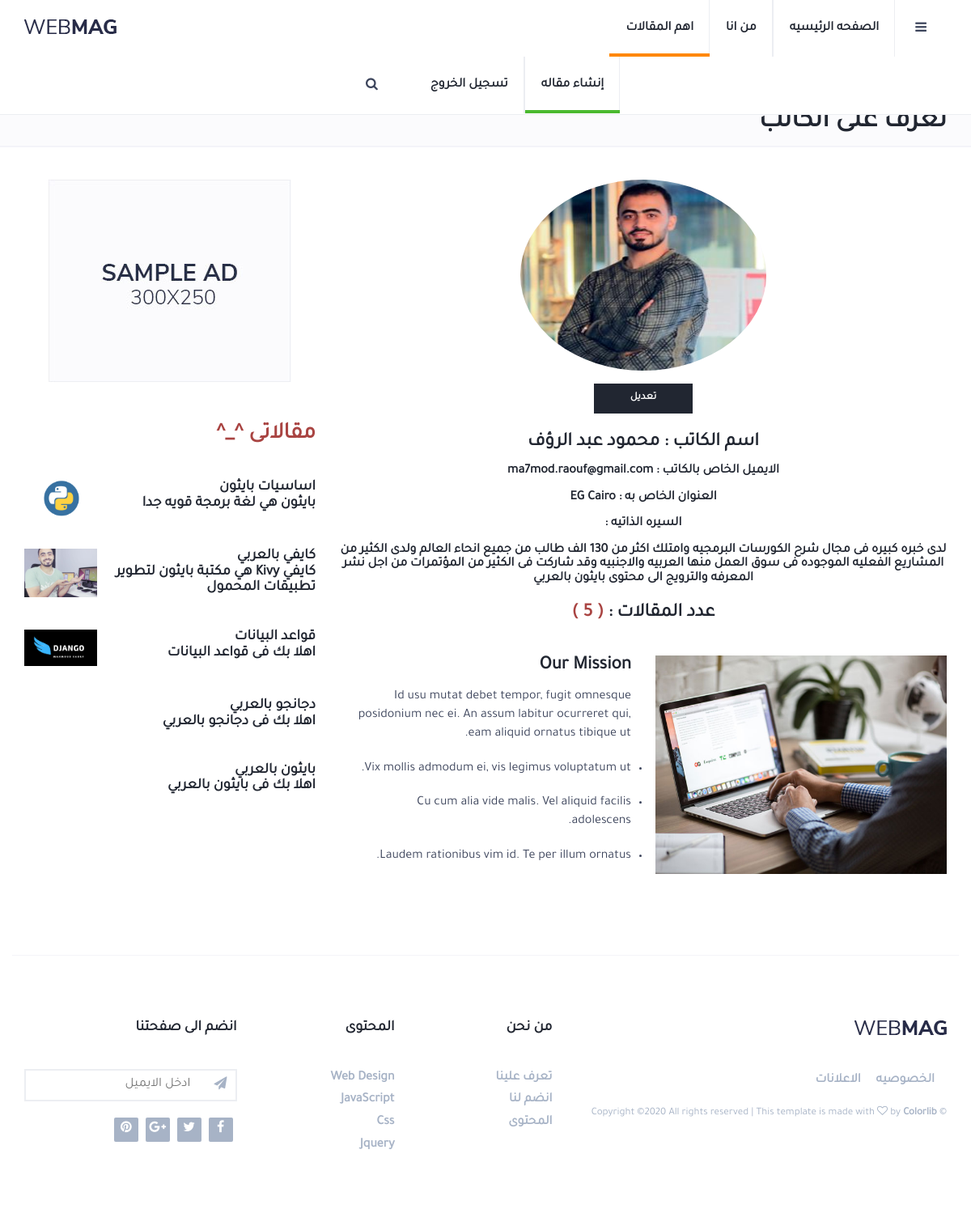
The page /user/profile/ (signed in) on the database its author committed.
### user/models.py (models this page shows, shortened)
class Profile(models.Model):
    user = models.OneToOneField(User , verbose_name=_("user_profile"), on_delete=models.CASCADE)
    image = models.ImageField(_("الصوره : "), upload_to='user-image')
    country = CountryField(_("العنوان :"))
    address = models.CharField(max_length=50, blank=True, null=True)
    who_i = models.TextField(_("السيره الذاتيه :"), max_length=300)
    slug = models.SlugField(_("Slug :"),blank=True, null=True)
    class Meta:
        verbose_name = 'Profile'
        verbose_name_plural = 'Profiles'

### blog/models.py (models this page shows, shortened)
class Post(models.Model):
    title = models.CharField(_("العنوان :"), max_length=50)
    short_description = models.TextField(_("وصف صغير :"), max_length=100)
    description = models.TextField(_("الوصف :"), max_length=500)
    image = models.ImageField(_("الصوره :"), upload_to='image', blank=True, null=True  )
    created_in = models.DateTimeField(_("انشاء فى :"),auto_now_add=True, blank=True, null=True)
    update_by = models.DateTimeField(_("تم التحديث :"),auto_now_add=True, blank=True, null=True)
    author = models.ForeignKey(User , related_name='author', on_delete=models.CASCADE)
    slug = models.SlugField(_("Slug :"), blank=True, null=True)
    class Meta:
        verbose_name = _("Post")
        verbose_name_plural = _("Posts")
        ordering = ('-created_in', )

### user/views.py (the view)
# urls.py: path('profile/' , views.profile , name='profile'),
@login_required(login_url='user:login') #For redirect user to login page if he want go to profile but he didn't login
def profile(request):
    user_count_posts = Post.objects.filter(author =request.user)
    paginator = Paginator(user_count_posts , 1)
    page_number = request.GET.get('page')
    posts = paginator.get_page(page_number)
    return render(request , 'user/profile.html', {
        'title' : 'الصفحه الشخصيه' ,
        'posts' : posts,
        'user_count_posts' : user_count_posts,
    })

### user/templates/user/profile.html (shortened to what this page needs)
{% extends "base.html" %}
{% load static %}
{% block content %}
			<div class="page-header" style="padding-top: 10px; padding-bottom: 10px;">
				<div class="container">
					<div class="row">
						<div class="col-md-10">
							<ul class="page-header-breadcrumb">
								<li><a href="index.html">الصفحه الرئيسيه</a></li>
								<li>من انا</li>
							</ul>
							<h1>تعرف على الكاتب</h1>
						</div>
					</div>
				</div>
			</div>
		<div class="section">
			<div class="container">
				<div class="row">
					<div class="col-md-8">
						<div class="section-row text-center">
							{% if user.profile.image %}
							<img class="img-circle border mb-3" width="304" height="236"
							src="{{user.profile.image.url}}" style="margin-bottom: 16px;">
							{% else %}
							<img class="img-circle border mb-3" width="304" height="236"
							src="{% static 'blog/img/author.png'%}" style="margin-bottom: 16px;">
							{% endif %}
							<br>
							<a href="{% url 'user:update_profile' %}">
								<input type="submit" class="primary-button" value="تعديل">
							</a>
							<br>
							<br>
							<h3 class="">اسم الكاتب : <span>{{user.first_name}} {{user.last_name}}</span></h3>
							<h4>الايميل الخاص بالكاتب : {{user.email}}</h4>
							<h4>العنوان الخاص به : {{user.profile.country}} {{user.profile.address}}</h4>
							<h4>السيره الذاتيه :</h4>
							<h4 ><p>{{user.profile.who_i}}</p></h4>
							<h3 >عدد المقالات : <span class="text-danger">( {{user_count_posts.count}} )</span></h3>
						</div>
						<div class="row section-row">
							<div class="col-md-6">
								<figure class="figure-img">
									<img class="img-responsive" src="{% static 'blog/img/about-2.jpg'%}" >
								</figure>
							</div>
							<div class="col-md-6">
								<h3>Our Mission</h3>
								<p>Id usu mutat debet tempor, fugit omnesque posidonium nec ei. An assum labitur ocurreret qui, eam aliquid ornatus tibique ut.</p>
								<ul class="list-style">
									<li><p>Vix mollis admodum ei, vis legimus voluptatum ut.</p></li>
									<li><p>Cu cum alia vide malis. Vel aliquid facilis adolescens.</p></li>
									<li><p>Laudem rationibus vim id. Te per illum ornatus.</p></li>
								</ul>
							</div>
						</div>
					</div>
					<div class="col-md-4">
						<div class="aside-widget text-center">
							<a href="#" style="display: inline-block;margin: auto;">
								<img class="img-responsive" src="{% static 'blog/img/ad-1.jpg'%}" alt="">
							</a>
						</div>
						<div class="aside-widget">
							<div class="section-title">
								<h2 class="text-danger">مقالاتى ^_^</h2>
							</div>
							{% for post in user_count_posts %}
							<div class="post post-widget">
								{% if post.image %}
								<a class="post-img" href="blog-post.html"><img src="{{post.image.url}}" alt=""></a>
								{% endif %}
								<div class="post-body">
									<h3 class="post-title"><a href="blog-post.html">{{post.title}}</a></h3>
									<h3 class="post-title"><a href="blog-post.html">{{post.short_description}}</a></h3>
								</div>
							</div>
							{% endfor %}
						</div>
					</div>
				</div>
			</div>
		</div>
{% endblock %}

### static/blog/css/style.css (style rules this page uses)
body { font-family: 'Tajawal', sans-serif; font-size: 16px; font-weight: 300; color: #3d455c; margin: 0; padding: 0; overflow-x: hidden; }
h1, h2, h3, h4, h5, h6 { font-family: 'Tajawal', sans-serif; font-weight: 700; color: #212631; margin: 0px 0px 15px; }
h1 { font-size: 34px; }
h2 { font-size: 28px; }
h3 { font-size: 23px; }
h4 { font-size: 16px; }
a { font-weight: 600; color: #212631; text-decoration: none; }
p { margin: 0px 0px 20px; }
ul,ol { margin: 0; padding: 0; list-style: none }
ul.list-style, ol.list-style { padding-left: 15px; margin-bottom: 10px; }
ul.list-style { list-style-type: disc; }
figure.figure-img { margin-bottom:20px; }
.primary-button { padding: 9px 45px; border: none; background-color: #212631; font-weight: 600; text-transform: uppercase; font-size: 13px; color: #fff; -webkit-transition: 0.2s opacity; transition: 0.2s opacity; }
.section { padding-top: 40px; }
.section .section-title { margin-bottom: 40px; }
.section .section-title h2 { text-transform: capitalize; font-size: 28px; }
.section-row { margin-bottom:40px; }
.page-header { position: relative; margin: 0; background-color: #fbfbfd; border-bottom: 2px solid #F4f4f9; }
.page-header h1 { text-transform: capitalize; margin-bottom: 0px; }
.page-header .page-header-breadcrumb { margin: 15px 0px; }
.page-header .page-header-breadcrumb li { display: inline-block; }
.page-header .page-header-breadcrumb li, .page-header .page-header-breadcrumb li a { font-size: 13px; text-transform: capitalize; color: #a7b3c6; }
.page-header .page-header-breadcrumb li a { -webkit-transition: 0.2s color; transition: 0.2s color; }
.page-header .page-header-breadcrumb li + li:before { content: '/'; display: inline-block; margin: 0px 10px; }
.post { margin-bottom: 40px; }
.post .post-img { display: block; -webkit-transition: 0.2s opacity; transition: 0.2s opacity; }
.post .post-img > img { width: 100%; }
.post .post-title { font-size: 18px; margin-bottom: 0px; }
.post.post-widget:after { content: ''; display: block; clear: both; }
.post.post-widget .post-img { width: 90px; float: left; margin-right: 15px; }
.post.post-widget .post-img img { width: 100%; }
.post.post-widget .post-title { font-size: 18px; }
.aside-widget { margin-bottom: 40px; width: 360px !important; }

### rows shown on the page
Post: image (picture), title "اساسيات بايثون", short_description "بايثون هي لغة برمجة قويه جدا"
Post: image (picture), title "كايفي بالعربي", short_description "كايفي Kivy هي مكتبة بايثون لتطوير تطبيقات المحمول"
Post: image (picture), title "قواعد البيانات", short_description "اهلا بك فى قواعد البيانات"
Post: title "دجانجو بالعربي", short_description "اهلا بك فى دجانجو بالعربي"
Post: title "بايثون بالعربي", short_description "اهلا بك فى بايثون بالعربي"

### other values the page prints
{{ user.first_name }} "محمود"
{{ user.last_name }} "عبد الرؤف"
{{ user.email }} "ma7mod.raouf@gmail.com"
{{ user.profile.country }} "EG"
{{ user.profile.address }} "Cairo"
{{ user_count_posts.count }} "5"
